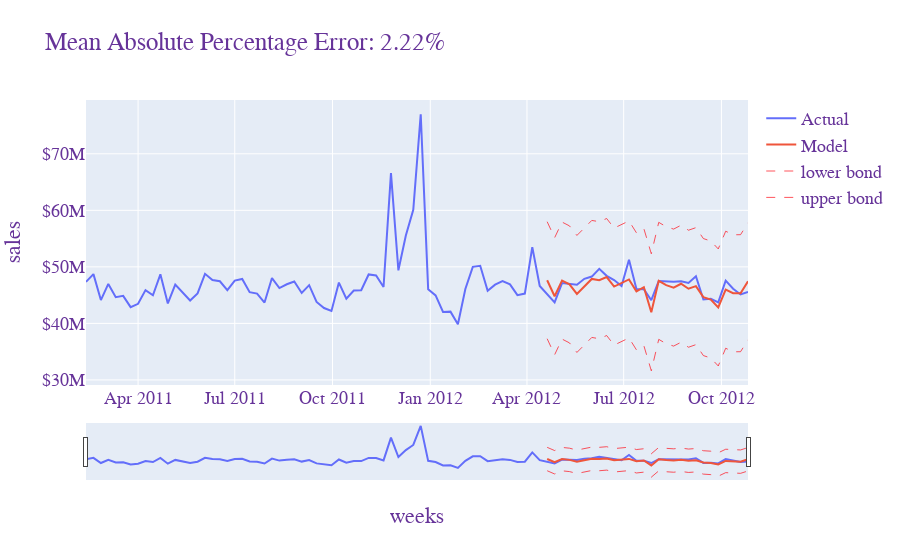

Source (notebook cell):
### Code cell
from xgboost import XGBRegressor 

xgb = XGBRegressor()
xgb.fit(X_train_standard, y_train)

plotLMResults(xgb, X_train_standard, X_test_standard)
